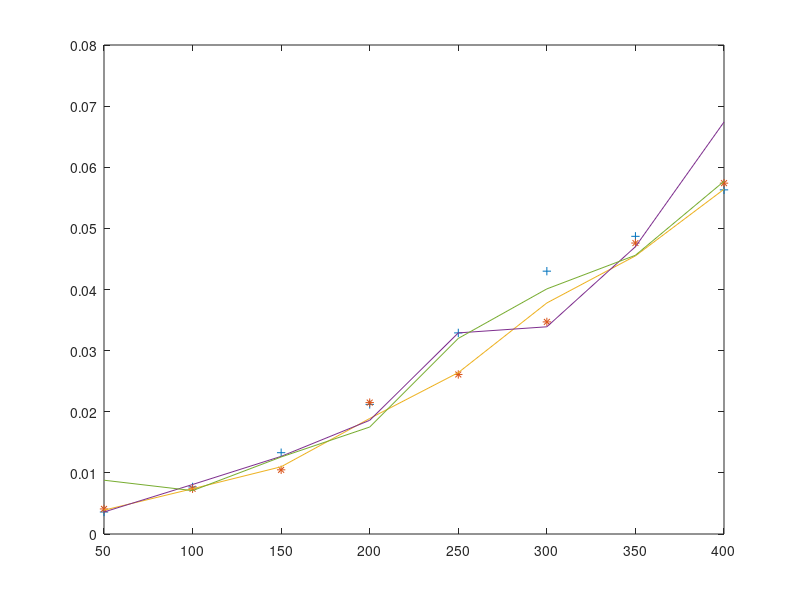

Source code (MATLAB):
x=[50 100 150 200 250 300 350 400];
y1=[.0036 .0077 .0133 .0212 .0329 .0430 .0487 .0563];
y2=[.0041 .0074 .0105 .0215 .0261 .0347 .0476 .0574];
y3=[.0039 .0074 .0110 .0189 .0264 .0378 .0455 .0564];
y4=[.0036 .0081 .0127 .0186 .0329 .0339 .0470 .0674];
y5=[.0088 .0071 .0126 .0175 .0320 .0401 .0456 .0577];
 plot(x,y1,'+',x,y2,'*',x,y3,x,y4,x,y5);
 %computation time of the scheme er boro version 